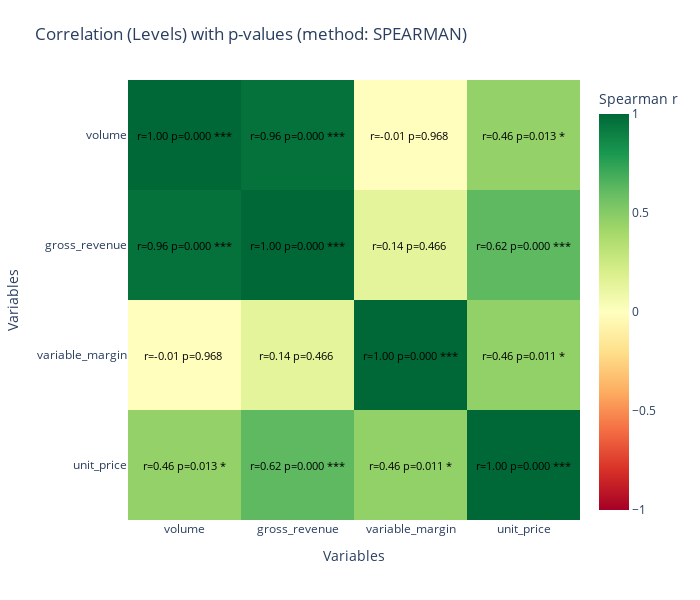
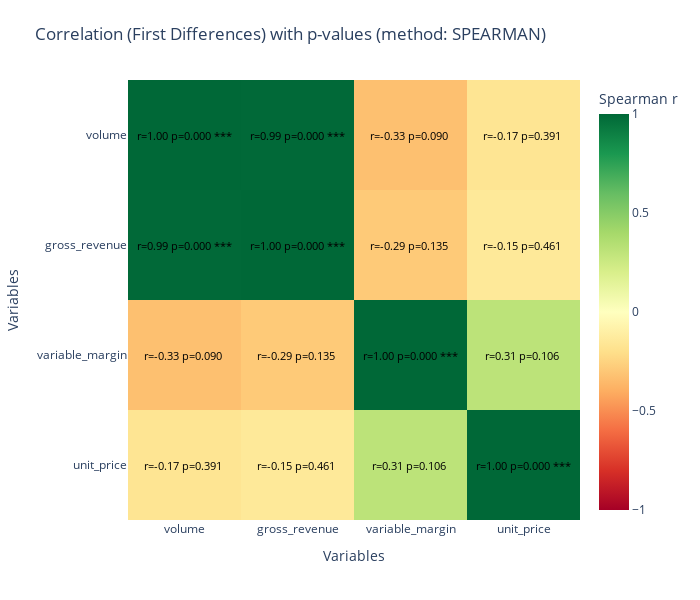

The notebook cell these images were saved under, in order:
### Code cell
# =========================
# Correlation (with p-values) — time-aware, interactive
# Shapiro-driven method selection (Pearson or Spearman)
# =========================

import pandas as pd
import numpy as np
from scipy.stats import shapiro, pearsonr, spearmanr
import plotly.graph_objects as go

# -------------------------
# 0) Build an English, time-indexed view (robust to column names)
# -------------------------
df_cut = df_cut.copy()

# Detect a month/date column present in your file
date_candidates = ["depara_mss", "depara_mêss", "depara_mes", "mes", "data", "month"]
date_col = next((c for c in date_candidates if c in df_cut.columns), None)
if date_col is None:
    raise ValueError("No date column found. Please set `date_col` manually.")

# Standard English column aliases (fallbacks if some names differ)
col_map = {
    "gross_revenue": "gross_revenue",
    "volume": "volume",
    "variable_margin": "variable_margin",
}
for k in list(col_map.keys()):
    if col_map[k] not in df_cut.columns:
        alts = {
            "gross_revenue": ["receita_bruta", "grossrevenue", "gross_revenue_r$"],
            "volume": ["vol_mtd_uc", "vol_uc", "qtd", "quantidade"],
            "variable_margin": ["margem_variavel", "margem", "var_margin"],
        }[k]
        found = next((a for a in alts if a in df_cut.columns), None)
        if found is None:
            raise ValueError(f"Column for `{k}` not found. Please adjust `col_map`.")
        col_map[k] = found

# Create English view with a proper monthly index
df = pd.DataFrame({
    "month": pd.to_datetime(df_cut[date_col]).dt.to_period("M").dt.to_timestamp(),
    "gross_revenue": pd.to_numeric(df_cut[col_map["gross_revenue"]], errors="coerce"),
    "volume": pd.to_numeric(df_cut[col_map["volume"]], errors="coerce"),
    "variable_margin": pd.to_numeric(df_cut[col_map["variable_margin"]], errors="coerce"),
})
df = df.sort_values("month").reset_index(drop=True)

# Basic cleaning for this analysis step
df = df[(df["volume"] > 0) & df["gross_revenue"].notna() & df["variable_margin"].notna()].copy()
df["unit_price"] = df["gross_revenue"] / df["volume"]

# Select numeric variables to analyze
num_cols = ["volume", "gross_revenue", "variable_margin", "unit_price"]

# -------------------------
# Helper A: Shapiro normality table
# -------------------------
def shapiro_table(frame: pd.DataFrame, cols: list[str]) -> pd.DataFrame:
    rows = []
    for c in cols:
        x = frame[c].dropna()
        if len(x) >= 3:
            stat, p = shapiro(x)
            rows.append({"variable": c, "shapiro_W": stat, "p_value": p, "normal": p > 0.05})
        else:
            rows.append({"variable": c, "shapiro_W": np.nan, "p_value": np.nan, "normal": False})
    return pd.DataFrame(rows)

# -------------------------
# Helper B: correlation + p-value matrices (pairwise complete obs)
# method ∈ {"pearson", "spearman"}
# -------------------------
def corr_pvalue_matrices(frame: pd.DataFrame, cols: list[str], method: str):
    n = len(cols)
    corr = np.full((n, n), np.nan, dtype=float)
    pval = np.full((n, n), np.nan, dtype=float)

    for i in range(n):
        for j in range(n):
            x = frame[cols[i]]
            y = frame[cols[j]]
            m = x.notna() & y.notna()
            if m.sum() >= 3:
                if method == "pearson":
                    r, p = pearsonr(x[m], y[m])
                else:
                    r, p = spearmanr(x[m], y[m])
                corr[i, j] = r
                pval[i, j] = p

    corr_df = pd.DataFrame(corr, index=cols, columns=cols)
    pval_df = pd.DataFrame(pval, index=cols, columns=cols)
    return corr_df, pval_df

# -------------------------
# 1) Level correlations (raw series)
#    → choose method by Shapiro (all normal → Pearson; else Spearman)
# -------------------------
normality_lvl = shapiro_table(df, num_cols)
display(normality_lvl)
method_lvl = "pearson" if normality_lvl["normal"].all() else "spearman"
print(f"[Levels] Using correlation method: {method_lvl.upper()}")

corr_lvl, pval_lvl = corr_pvalue_matrices(df, num_cols, method_lvl)

# -------------------------
# 2) First-difference correlations (month-over-month co-movement)
# -------------------------
df_diff = df[num_cols].diff().dropna()
normality_dif = shapiro_table(df_diff, num_cols)
display(normality_dif)
method_dif = "pearson" if normality_dif["normal"].all() else "spearman"
print(f"[First Differences] Using correlation method: {method_dif.upper()}")

corr_dif, pval_dif = corr_pvalue_matrices(df_diff, num_cols, method_dif)

# -------------------------
# 3) Build annotation labels: "r = 0.63\np = 0.012 ***"
# -------------------------
def annotate(corr_df: pd.DataFrame, pval_df: pd.DataFrame):
    labels = corr_df.copy().astype(object)
    for i in range(corr_df.shape[0]):
        for j in range(corr_df.shape[1]):
            r = corr_df.iloc[i, j]
            p = pval_df.iloc[i, j]
            if pd.isna(r) or pd.isna(p):
                labels.iloc[i, j] = ""
                continue
            if p < 0.001:
                stars = "***"
            elif p < 0.01:
                stars = "**"
            elif p < 0.05:
                stars = "*"
            else:
                stars = ""
            labels.iloc[i, j] = f"r={r:.2f}\np={p:.3f} {stars}"
    return labels

labels_lvl = annotate(corr_lvl, pval_lvl)
labels_dif = annotate(corr_dif, pval_dif)

# -------------------------
# 4) Interactive Plotly heatmaps (same styling you used)
# -------------------------
def plot_corr_heatmap(corr_df: pd.DataFrame, labels_df: pd.DataFrame, title: str, method: str):
    fig = go.Figure(
        data=go.Heatmap(
            z=corr_df.values,
            x=corr_df.columns,
            y=corr_df.index,
            colorscale="RdYlGn",
            zmin=-1,
            zmax=1,
            colorbar=dict(title=f"{method.capitalize()} r"),
            hoverinfo="x+y+z",
        )
    )
    for i, y_label in enumerate(corr_df.index):
        for j, x_label in enumerate(corr_df.columns):
            label = labels_df.iloc[i, j]
            if label:
                fig.add_annotation(
                    x=x_label,
                    y=y_label,
                    text=label,
                    showarrow=False,
                    font=dict(size=11, color="black")
                )
    fig.update_layout(
        title=f"{title} (method: {method.upper()})",
        xaxis=dict(title="Variables", side="bottom"),
        yaxis=dict(title="Variables", autorange="reversed"),
        width=700,
        height=600,
        margin=dict(l=80, r=50, t=80, b=80)
    )
    return fig

# Now re-run these with method labels:
fig_lvl = plot_corr_heatmap(corr_lvl, labels_lvl, "Correlation (Levels) with p-values", method_lvl)
fig_dif = plot_corr_heatmap(corr_dif, labels_dif, "Correlation (First Differences) with p-values", method_dif)

fig_lvl.show()
fig_dif.show()

### Figure 1 — Plotly figure (JSON) as saved in the notebook; plotly's stock layout.template omitted (floating-point values rounded to 4 significant figures)
{"data": [{"colorbar": {"title": {"text": "Spearman r"}}, "colorscale": [[0, "rgb(165,0,38)"], [0.1, "rgb(215,48,39)"], [0.2, "rgb(244,109,67)"], [0.3, "rgb(253,174,97)"], [0.4, "rgb(254,224,139)"], [0.5, "rgb(255,255,191)"], [0.6, "rgb(217,239,139)"], [0.7, "rgb(166,217,106)"], [0.8, "rgb(102,189,99)"], [0.9, "rgb(26,152,80)"], [1, "rgb(0,104,55)"]], "hoverinfo": "x+y+z", "type": "heatmap", "x": ["volume", "gross_revenue", "variable_margin", "unit_price"], "y": ["volume", "gross_revenue", "variable_margin", "unit_price"], "z": [[1.0, 0.964, -0.007882, 0.4557], [0.964, 1.0, 0.1409, 0.6217], [-0.007882, 0.1409, 1.0, 0.4631], [0.4557, 0.6217, 0.4631, 1.0]], "zmax": 1, "zmin": -1}], "layout": {"annotations": [{"font": {"color": "black", "size": 11}, "showarrow": false, "text": "r=1.00\np=0.000 ***", "x": "volume", "y": "volume"}, {"font": {"color": "black", "size": 11}, "showarrow": false, "text": "r=0.96\np=0.000 ***", "x": "gross_revenue", "y": "volume"}, {"font": {"color": "black", "size": 11}, "showarrow": false, "text": "r=-0.01\np=0.968 ", "x": "variable_margin", "y": "volume"}, {"font": {"color": "black", "size": 11}, "showarrow": false, "text": "r=0.46\np=0.013 *", "x": "unit_price", "y": "volume"}, {"font": {"color": "black", "size": 11}, "showarrow": false, "text": "r=0.96\np=0.000 ***", "x": "volume", "y": "gross_revenue"}, {"font": {"color": "black", "size": 11}, "showarrow": false, "text": "r=1.00\np=0.000 ***", "x": "gross_revenue", "y": "gross_revenue"}, {"font": {"color": "black", "size": 11}, "showarrow": false, "text": "r=0.14\np=0.466 ", "x": "variable_margin", "y": "gross_revenue"}, {"font": {"color": "black", "size": 11}, "showarrow": false, "text": "r=0.62\np=0.000 ***", "x": "unit_price", "y": "gross_revenue"}, {"font": {"color": "black", "size": 11}, "showarrow": false, "text": "r=-0.01\np=0.968 ", "x": "volume", "y": "variable_margin"}, {"font": {"color": "black", "size": 11}, "showarrow": false, "text": "r=0.14\np=0.466 ", "x": "gross_revenue", "y": "variable_margin"}, {"font": {"color": "black", "size": 11}, "showarrow": false, "text": "r=1.00\np=0.000 ***", "x": "variable_margin", "y": "variable_margin"}, {"font": {"color": "black", "size": 11}, "showarrow": false, "text": "r=0.46\np=0.011 *", "x": "unit_price", "y": "variable_margin"}, {"font": {"color": "black", "size": 11}, "showarrow": false, "text": "r=0.46\np=0.013 *", "x": "volume", "y": "unit_price"}, {"font": {"color": "black", "size": 11}, "showarrow": false, "text": "r=0.62\np=0.000 ***", "x": "gross_revenue", "y": "unit_price"}, {"font": {"color": "black", "size": 11}, "showarrow": false, "text": "r=0.46\np=0.011 *", "x": "variable_margin", "y": "unit_price"}, {"font": {"color": "black", "size": 11}, "showarrow": false, "text": "r=1.00\np=0.000 ***", "x": "unit_price", "y": "unit_price"}], "height": 600, "margin": {"b": 80, "l": 80, "r": 50, "t": 80}, "title": {"text": "Correlation (Levels) with p-values (method: SPEARMAN)"}, "width": 700, "xaxis": {"side": "bottom", "title": {"text": "Variables"}}, "yaxis": {"autorange": "reversed", "title": {"text": "Variables"}}}}

### Figure 2 — Plotly figure (JSON) as saved in the notebook; plotly's stock layout.template omitted (floating-point values rounded to 4 significant figures)
{"data": [{"colorbar": {"title": {"text": "Spearman r"}}, "colorscale": [[0, "rgb(165,0,38)"], [0.1, "rgb(215,48,39)"], [0.2, "rgb(244,109,67)"], [0.3, "rgb(253,174,97)"], [0.4, "rgb(254,224,139)"], [0.5, "rgb(255,255,191)"], [0.6, "rgb(217,239,139)"], [0.7, "rgb(166,217,106)"], [0.8, "rgb(102,189,99)"], [0.9, "rgb(26,152,80)"], [1, "rgb(0,104,55)"]], "hoverinfo": "x+y+z", "type": "heatmap", "x": ["volume", "gross_revenue", "variable_margin", "unit_price"], "y": ["volume", "gross_revenue", "variable_margin", "unit_price"], "z": [[1.0, 0.9945, -0.3268, -0.1686], [0.9945, 1.0, -0.2895, -0.145], [-0.3268, -0.2895, 1.0, 0.312], [-0.1686, -0.145, 0.312, 1.0]], "zmax": 1, "zmin": -1}], "layout": {"annotations": [{"font": {"color": "black", "size": 11}, "showarrow": false, "text": "r=1.00\np=0.000 ***", "x": "volume", "y": "volume"}, {"font": {"color": "black", "size": 11}, "showarrow": false, "text": "r=0.99\np=0.000 ***", "x": "gross_revenue", "y": "volume"}, {"font": {"color": "black", "size": 11}, "showarrow": false, "text": "r=-0.33\np=0.090 ", "x": "variable_margin", "y": "volume"}, {"font": {"color": "black", "size": 11}, "showarrow": false, "text": "r=-0.17\np=0.391 ", "x": "unit_price", "y": "volume"}, {"font": {"color": "black", "size": 11}, "showarrow": false, "text": "r=0.99\np=0.000 ***", "x": "volume", "y": "gross_revenue"}, {"font": {"color": "black", "size": 11}, "showarrow": false, "text": "r=1.00\np=0.000 ***", "x": "gross_revenue", "y": "gross_revenue"}, {"font": {"color": "black", "size": 11}, "showarrow": false, "text": "r=-0.29\np=0.135 ", "x": "variable_margin", "y": "gross_revenue"}, {"font": {"color": "black", "size": 11}, "showarrow": false, "text": "r=-0.15\np=0.461 ", "x": "unit_price", "y": "gross_revenue"}, {"font": {"color": "black", "size": 11}, "showarrow": false, "text": "r=-0.33\np=0.090 ", "x": "volume", "y": "variable_margin"}, {"font": {"color": "black", "size": 11}, "showarrow": false, "text": "r=-0.29\np=0.135 ", "x": "gross_revenue", "y": "variable_margin"}, {"font": {"color": "black", "size": 11}, "showarrow": false, "text": "r=1.00\np=0.000 ***", "x": "variable_margin", "y": "variable_margin"}, {"font": {"color": "black", "size": 11}, "showarrow": false, "text": "r=0.31\np=0.106 ", "x": "unit_price", "y": "variable_margin"}, {"font": {"color": "black", "size": 11}, "showarrow": false, "text": "r=-0.17\np=0.391 ", "x": "volume", "y": "unit_price"}, {"font": {"color": "black", "size": 11}, "showarrow": false, "text": "r=-0.15\np=0.461 ", "x": "gross_revenue", "y": "unit_price"}, {"font": {"color": "black", "size": 11}, "showarrow": false, "text": "r=0.31\np=0.106 ", "x": "variable_margin", "y": "unit_price"}, {"font": {"color": "black", "size": 11}, "showarrow": false, "text": "r=1.00\np=0.000 ***", "x": "unit_price", "y": "unit_price"}], "height": 600, "margin": {"b": 80, "l": 80, "r": 50, "t": 80}, "title": {"text": "Correlation (First Differences) with p-values (method: SPEARMAN)"}, "width": 700, "xaxis": {"side": "bottom", "title": {"text": "Variables"}}, "yaxis": {"autorange": "reversed", "title": {"text": "Variables"}}}}
